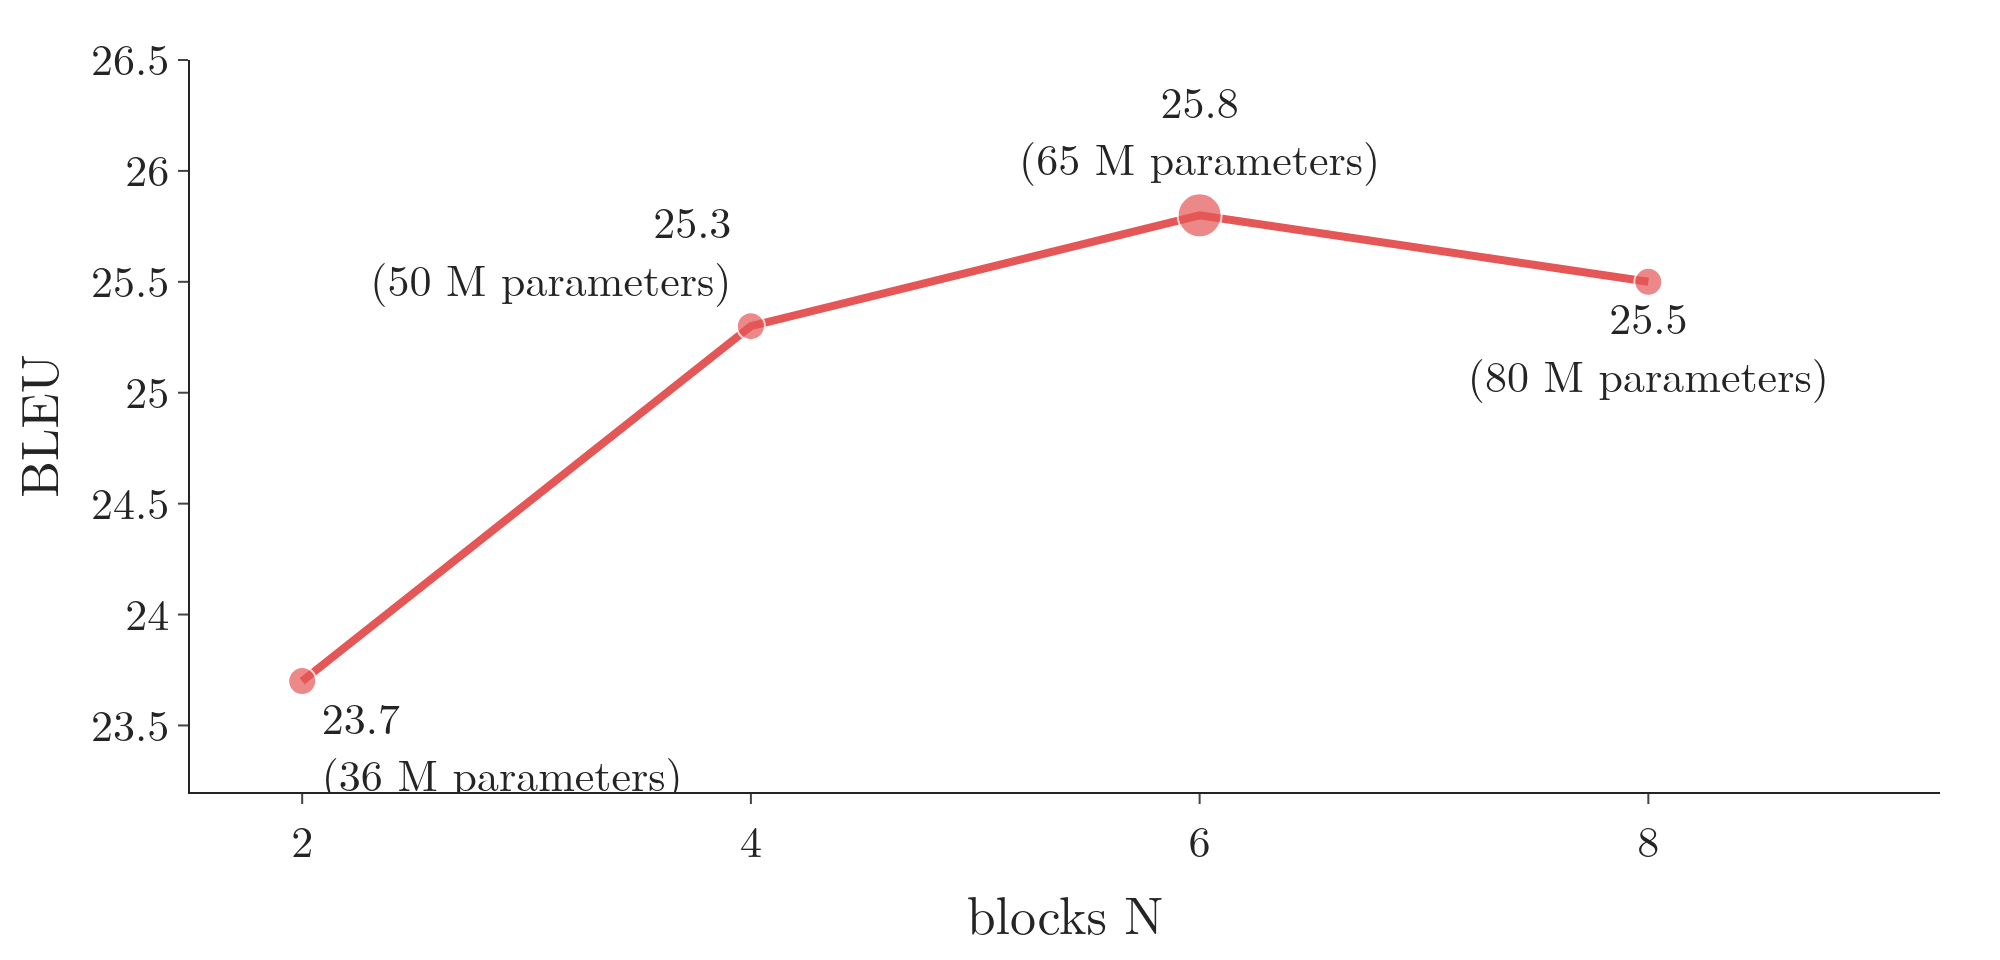

Recreate this plot in Python.
"""Section 7.3: translation quality and size against the number of encoder (and decoder) blocks N, from Vaswani et al.
(2017), Table 3, rows C (English-to-German, development set). Numbers typed from the paper, as in the Note's table.
Run: python bleu_blocks.py  -> bleu_blocks.png (Plotly: BLEU line with parameter labels)"""
from pathlib import Path

import plotly.graph_objects as go

from common import RED

HERE = Path(__file__).parent
N, bleu, params = [2, 4, 6, 8], [23.7, 25.3, 25.8, 25.5], [36, 50, 65, 80]
assert round(bleu[2] - bleu[0], 1) == 2.1                      # the Note: 2 -> 6 blocks adds 2.1 BLEU

fig = go.Figure(go.Scatter(x=N, y=bleu, mode="lines+markers+text", line=dict(color=RED, width=4),
                           marker=dict(size=[14, 14, 22, 14]), text=[f"{b}<br>({m} M parameters)" for b, m in zip(bleu, params)],
                           textposition=["bottom right", "top left", "top center", "bottom center"]))
fig.update_layout(template="simple_white", width=1000, height=480, font=dict(family="Latin Modern Roman", size=22),
                  xaxis=dict(title="blocks N", tickvals=N, range=[1.5, 9.3]), yaxis=dict(title="BLEU", range=[23.2, 26.5]),
                  margin=dict(l=80, r=30, t=30, b=60))

if __name__ == "__main__":
    fig.write_image(HERE / "bleu_blocks.png", scale=2)
